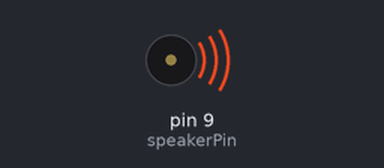
Recording of a sketch running on a simulated Arduino Uno, built with avr-gcc and run on an emulated ATmega328P. On the bench: buzzer (waves = sounding).

Above: at 0.3 s.
At 15.64 s:
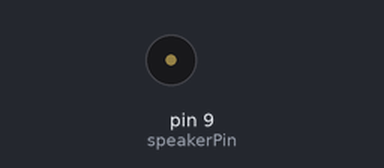
Timing chart, 0 to 16.1 s (numbered marks = the images above):
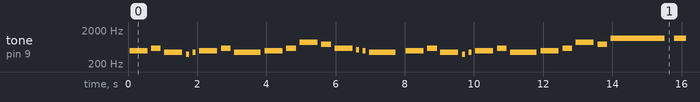

The sketch:

Zeldas_Lullaby_PIEZO.ino
```cpp
/* Melody
 * (cleft) 2005 D. Cuartielles for K3
 *
 * This example uses a piezo speaker to play melodies.  It sends
 * a square wave of the appropriate frequency to the piezo, generating
 * the corresponding tone.
 *
 * The calculation of the tones is made following the mathematical
 * operation:
 *
 *       timeHigh = period / 2 = 1 / (2 * toneFrequency)
 *
 * where the different tones are described as in the table:
 *
 * note   frequency   period  timeHigh
 * c          261 Hz    3830       1915
 * d          294 Hz    3400       1700
 * e          329 Hz    3038       1519
 * f          349 Hz    2864       1432
 * g          392 Hz    2550       1275
 * a          440 Hz    2272       1136
 * b          493 Hz    2028       1014
 * C          523 Hz    1912       956
 * D          587       1704       852
 * E          659       1517       759
 * F          698       1433       717
 * G          784       1276       638
 * A          880       1136       568
 * B          988       1012       506
 *
 * high stuff
 * c -> w    1047        955       478
 * d -> q    1175        851       426
 * g -> s    1568        638       319
 *
 * http://www.arduino.cc/en/Tutorial/Melody

 music: bars 1-30 of http://herbalcell.com/static/sheets/legend-of-zelda-ocarina-of-time/zeldas-lullaby.pdf

 */

int speakerPin = 9;

int length = 58; // the number of notes
char notes[] = "bDagabDabDAGDCba bDagabDabDAGq qwBwBGwBABAEqwBwBGwsfaCbG"; // a space represents a rest
float beats[] = { 2,1,2,0.25,0.25,2,1,3,2,1,2,1,2,0.25,0.25,3,0.15,
                  2,1,2,0.25,0.25,2,1,3,2,1,2,1,6,0.25,
                  2.5,0.15,0.15,0.15,0.15,2.5,2.5,0.15,0.15,0.15,0.15,2.5,2.5,0.15,0.15,0.15,0.15,1,1,4.5,
                  0.25,0.25,0.25,0.25,0.5};
int tempo = 250;

void playTone(int tone, float duration) {
  for (long i = 0; i < duration * 1000L; i += tone * 2) {
    digitalWrite(speakerPin, HIGH);
    delayMicroseconds(tone);
    digitalWrite(speakerPin, LOW);
    delayMicroseconds(tone);
  }
}

void playNote(char note, float duration) {
  char names[] = { 'c', 'd', 'e', 'f', 'g', 'a', 'b', 'C', 'D', 'E', 'F', 'G', 'A', 'B', 'w', 'q', 's'};
  int tones[] = { 1915, 1700, 1519, 1432, 1275, 1136, 1014, 956, 852, 759, 717, 638, 568, 506, 478, 426, 319 };

  // play the tone corresponding to the note name
  for (int i = 0; i < 17; i++) {
    if (names[i] == note) {
      playTone(tones[i], duration);
    }
  }
}

void setup() {
  pinMode(speakerPin, OUTPUT);
}

void loop() {
  for (int i = 0; i < length; i++) {
    if (notes[i] == ' ') {
      delay(beats[i] * tempo); // rest
    } else {
      playNote(notes[i], beats[i] * tempo);
    }

    // pause between notes
    delay(tempo / 2);
  }
}
```

Measured:
- by itself, tone on pin 9 (speakerPin): plays 489 Hz for 0.52 s, 581 Hz for 0.28 s, 437 Hz for 0.52 s, 390 Hz for 0.08 s, 437 Hz for 0.08 s, 489 Hz for 0.52 s … (282 notes in this stretch)
